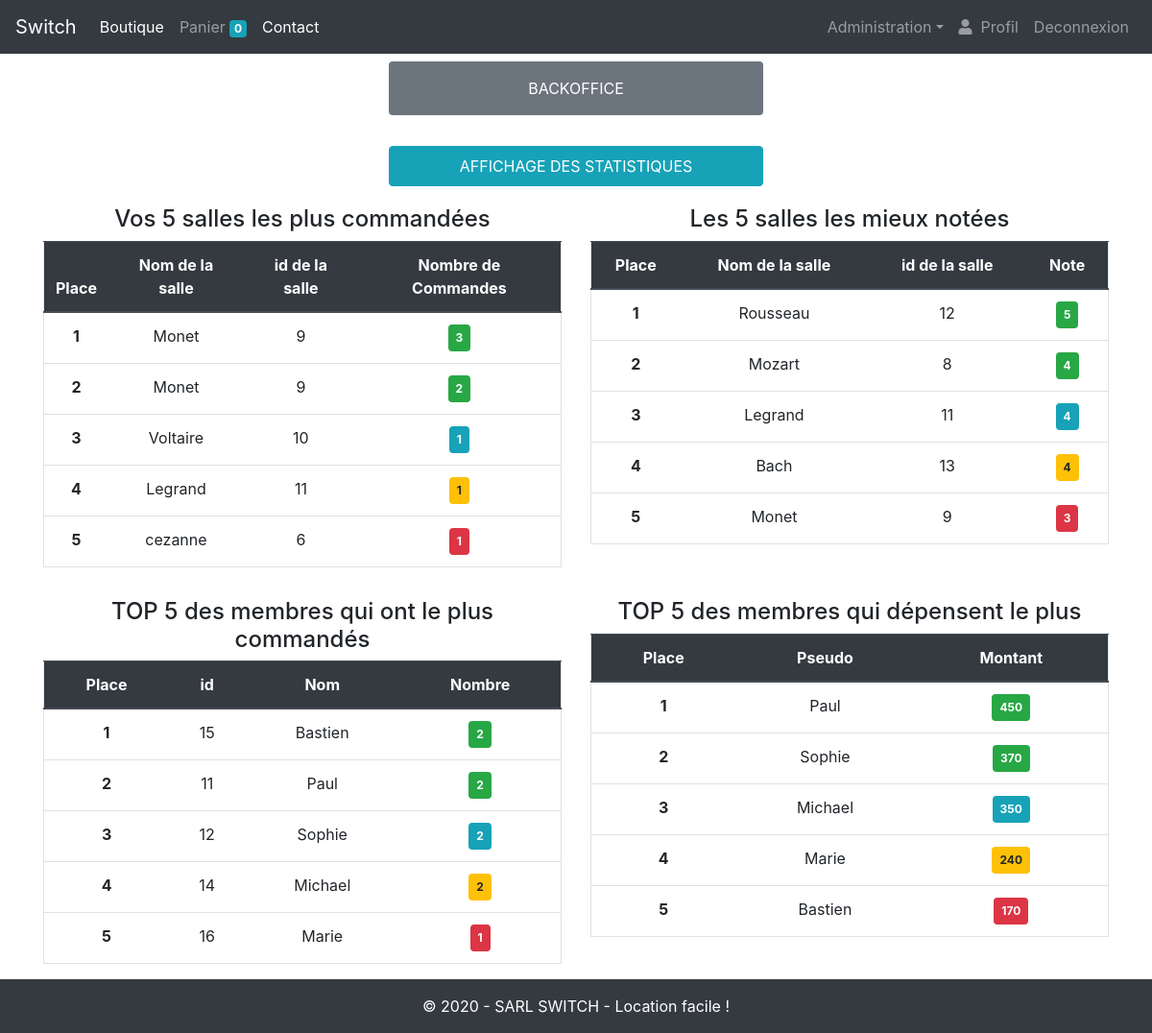
The app's page /admin/gestion_statistique.php?action=affichage (signed in) with its own data.
### tables this page shows
CREATE TABLE IF NOT EXISTS `salle` (
  `id_salle` int(3) NOT NULL AUTO_INCREMENT,
  `titre` varchar(200) DEFAULT NULL,
  `description` text DEFAULT NULL,
  `photo` varchar(200) DEFAULT NULL,
  `pays` varchar(20) DEFAULT NULL,
  `ville` varchar(20) DEFAULT NULL,
  `adresse` varchar(50) DEFAULT NULL,
  `cp` int(5) DEFAULT NULL,
  `capacite` int(3) DEFAULT NULL,
  `categorie` enum('réunion','bureau','formation') NOT NULL,
  PRIMARY KEY (`id_salle`)
);

CREATE TABLE IF NOT EXISTS `membre` (
  `id_membre` int(3) NOT NULL AUTO_INCREMENT,
  `pseudo` varchar(20) NOT NULL,
  `mdp` varchar(60) NOT NULL,
  `nom` varchar(20) NOT NULL,
  `prenom` varchar(20) NOT NULL,
  `email` varchar(50) NOT NULL,
  `civilite` enum('m','f') NOT NULL,
  `statut` int(1) NOT NULL,
  `date_enregistrement` datetime NOT NULL,
  PRIMARY KEY (`id_membre`)
);

### admin/gestion_statistique.php (the view, shortened to what this page needs)
<?php
require_once('../inc/init.inc.php');
require_once('../inc/header.inc.php');
?>
<div><p class="col-md-4 offset-md-4 bg-secondary text-center rounded text-white mt-2 p-3">BACKOFFICE</p></div>
<div><a href="?action=affichage" class="col-md-4 offset-md-4 btn btn-info p-2 mb-1 mt-3">AFFICHAGE DES STATISTIQUES</a></div>
<?php if(isset($_GET['action']) && $_GET['action'] == 'affichage'): ?>
<?php
$dataSalle = $bdd ->query("SELECT id_produit, COUNT(id_produit) AS nombre_de_commande
FROM commande
GROUP BY id_produit ORDER BY COUNT(id_produit) DESC LIMIT 5");
$products = $dataSalle->fetchALL(PDO::FETCH_NUM);
$nom1 = (int)$products[0][0];
$commande1 = (int)$products[0][1];
$nom2 = (int)$products[1][0];
$commande2 = (int)$products[1][1];
$nom3 = (int)$products[2][0];
$commande3 = (int)$products[2][1];
$nom4 = (int)$products[3][0];
$commande4 = (int)$products[3][1];
$nom5 = (int)$products[4][0];
$commande5 = (int)$products[4][1];
$dataSalle2 = $bdd ->query("SELECT salle.titre, salle.id_salle
FROM salle
LEFT JOIN produit
ON  salle.id_salle=produit.id_salle
WHERE produit.id_produit LIKE '$nom1' ");
$test1 = $dataSalle2->fetch(PDO::FETCH_ASSOC);
$dataSalle3 = $bdd ->query("SELECT salle.titre, salle.id_salle
FROM salle
LEFT JOIN produit
ON  salle.id_salle=produit.id_salle
WHERE produit.id_produit LIKE '$nom2' ");
$test2 = $dataSalle3->fetch(PDO::FETCH_ASSOC);
$dataSalle4 = $bdd ->query("SELECT salle.titre, salle.id_salle
FROM salle
LEFT JOIN produit
ON  salle.id_salle=produit.id_salle
WHERE produit.id_produit LIKE '$nom3' ");
$test3 = $dataSalle4->fetch(PDO::FETCH_ASSOC);
$dataSalle5 = $bdd ->query("SELECT salle.titre, salle.id_salle
FROM salle
LEFT JOIN produit
ON  salle.id_salle=produit.id_salle
WHERE produit.id_produit LIKE '$nom4' ");
$test4 = $dataSalle5->fetch(PDO::FETCH_ASSOC);
$dataSalle6 = $bdd ->query("SELECT salle.titre, salle.id_salle
FROM salle
LEFT JOIN produit
ON  salle.id_salle=produit.id_salle
WHERE produit.id_produit LIKE '$nom5' ");
$test5 = $dataSalle6->fetch(PDO::FETCH_ASSOC);
?>
<div class="container mt-3">
<div class="row">
    <div class="col-sm">
        <h4 class="text-center">Vos 5 salles les plus commandées</h4>
        <table class="table table-hover border">
        <thead class="thead-dark">
            <tr class="text-center">
            <th scope="col">Place</th>
            <th scope="col">Nom de la salle</th>
            <th scope="col">id de la salle</th>
            <th scope="col">Nombre de Commandes</th>
            </tr>
        </thead>
        <tbody>
            <tr class="text-center">
            <th scope="row">1</th>
            <td><?php echo "$test1[titre]" ?></td>
            <td><?php echo "$test1[id_salle]" ?></td>
            <td><span class="badge badge-success p-2"><?php echo "$commande1" ?></span></td>
            </tr>
            <tr class="text-center">
            <th scope="row">2</th>
            <td><?php echo "$test2[titre]" ?></td>
            <td><?php echo "$test2[id_salle]" ?></td>
            <td><span class="badge badge-success p-2"><?php echo "$commande2" ?></span></td>
            </tr>
            <tr class="text-center">
            <th scope="row">3</th>
            <td><?php echo "$test3[titre]" ?></td>
            <td><?php echo "$test3[id_salle]" ?></td>
            <td><span class="badge badge-info p-2"><?php echo "$commande3" ?></span></td>
            </tr>
            <tr class="text-center">
            <th scope="row">4</th>
            <td><?php echo "$test4[titre]" ?></td>
            <td><?php echo "$test4[id_salle]" ?></td>
            <td><span class="badge badge-warning p-2"><?php echo "$commande4" ?></span></td>
            </tr>
            <tr class="text-center">
            <th scope="row">5</th>
            <td><?php echo "$test5[titre]" ?></td>
            <td><?php echo "$test5[id_salle]" ?></td>
            <td><span class="badge badge-danger p-2"><?php echo "$commande5" ?></span></td>
            </tr>
        </tbody>
        </table>
    </div>
<?php
$dataSalle2 = $bdd ->query("SELECT avis.id_salle, AVG(avis.note) , salle.titre
FROM avis
LEFT JOIN salle
ON avis.id_salle = salle.id_salle
GROUP BY avis.id_salle ORDER BY AVG(note) DESC LIMIT 5");
$products2 = $dataSalle2->fetchALL(PDO::FETCH_NUM);
$idMnote1 = (string)$products2[0][0];
$noteMnote1 = (int)$products2[0][1];
$nomMnote1 = (string)$products2[0][2];
$idMnote2 = (string)$products2[1][0];
$noteMnote2 = (int)$products2[1][1];
$nomMnote2 = (string)$products2[1][2];
$idMnote3 = (string)$products2[2][0];
$noteMnote3 = (int)$products2[2][1];
$nomMnote3 = (string)$products2[2][2];
$idMnote4 = (string)$products2[3][0];
$noteMnote4 = (int)$products2[3][1];
$nomMnote4 = (string)$products2[3][2];
$idMnote5 = (string)$products2[4][0];
$noteMnote5 = (int)$products2[4][1];
$nomMnote5 = (string)$products2[4][2];
?>
    <div class="col-sm">
        <h4 class="text-center">Les 5 salles les mieux notées</h4>
        <table class="table table-hover border">
        <thead class="thead-dark">
            <tr class="text-center">
            <th scope="col">Place</th>
            <th scope="col">Nom de la salle</th>
            <th scope="col">id de la salle</th>
            <th scope="col">Note</th>
            </tr>
        </thead>
        <tbody>
            <tr class="text-center">
            <th scope="row">1</th>
            <td><?php echo "$nomMnote1" ?></td>
            <td><?php echo "$idMnote1" ?></td>
            <td><span class="badge badge-success p-2"><?php echo "$noteMnote1" ?></span></td>
            </tr>
            <tr class="text-center">
            <th scope="row">2</th>
            <td><?php echo "$nomMnote2" ?></td>
            <td><?php echo "$idMnote2" ?></td>
            <td><span class="badge badge-success p-2"><?php echo "$noteMnote2" ?></span></td>
            </tr>
            <tr class="text-center">
            <th scope="row">3</th>
            <td><?php echo "$nomMnote3" ?></td>
            <td><?php echo "$idMnote3" ?></td>
            <td><span class="badge badge-info p-2"><?php echo "$noteMnote3" ?></span></td>
            </tr>
            <tr class="text-center">
            <th scope="row">4</th>
            <td><?php echo "$nomMnote4" ?></td>
            <td><?php echo "$idMnote4" ?></td>
            <td><span class="badge badge-warning p-2"><?php echo "$noteMnote4" ?></span></td>
            </tr>
            <tr class="text-center">
            <th scope="row">5</th>
            <td><?php echo "$nomMnote5" ?></td>
            <td><?php echo "$idMnote5" ?></td>
            <td><span class="badge badge-danger p-2"><?php echo "$noteMnote5" ?></span></td>
            </tr>
        </tbody>
        </table>
    </div>
</div>
</div>
<?php
$dataSalle3 = $bdd ->query("SELECT membre.id_membre, COUNT(commande.id_membre) , membre.pseudo
FROM membre
LEFT JOIN commande
ON membre.id_membre = commande.id_membre
GROUP BY membre.id_membre ORDER BY COUNT(commande.id_membre) DESC LIMIT 5");
$products3 = $dataSalle3->fetchALL(PDO::FETCH_NUM);
$idMembrePC1 = (string)$products3[0][0];
$noteMemnbrePC1 = (int)$products3[0][1];
$nomMembrePC1 = (string)$products3[0][2];
$idMembrePC2 = (string)$products3[1][0];
$noteMemnbrePC2 = (int)$products3[1][1];
$nomMembrePC2 = (string)$products3[1][2];
$idMembrePC3 = (string)$products3[2][0];
$noteMemnbrePC3 = (int)$products3[2][1];
$nomMembrePC3 = (string)$products3[2][2];
$idMembrePC4 = (string)$products3[3][0];
$noteMemnbrePC4 = (int)$products3[3][1];
$nomMembrePC4 = (string)$products3[3][2];
$idMembrePC5 = (string)$products3[4][0];
$noteMemnbrePC5 = (int)$products3[4][1];
$nomMembrePC5 = (string)$products3[4][2];
?>
<div class="container mt-3">
<div class="row">
    <div class="col-sm">
        <h4 class="text-center">TOP 5 des membres qui ont le plus commandés</h4>
        <table class="table table-hover border">
        <thead class="thead-dark">
            <tr class="text-center">
            <th scope="col">Place</th>
            <th scope="col">id</th>
            <th scope="col">Nom </th>
            <th scope="col">Nombre </th>
            </tr>
        </thead>
        <tbody>
            <tr class="text-center">
            <th scope="row">1</th>
            <td><?php echo "$idMembrePC1" ?></td>
            <td><?php echo "$nomMembrePC1" ?></td>
            <td><span class="badge badge-success p-2"><?php echo "$noteMemnbrePC1" ?></span></td>
            </tr>
            <tr class="text-center">
            <th scope="row">2</th>
            <td><?php echo "$idMembrePC2" ?></td>
            <td><?php echo "$nomMembrePC2" ?></td>
            <td><span class="badge badge-success p-2"><?php echo "$noteMemnbrePC2" ?></span></td>
            </tr>
            <tr class="text-center">
            <th scope="row">3</th>
            <td><?php echo "$idMembrePC3" ?></td>
            <td><?php echo "$nomMembrePC3" ?></td>
            <td><span class="badge badge-info p-2"><?php echo "$noteMemnbrePC3" ?></span></td>
            </tr>
            <tr class="text-center">
            <th scope="row">4</th>
            <td><?php echo "$idMembrePC4" ?></td>
            <td><?php echo "$nomMembrePC4" ?></td>
            <td><span class="badge badge-warning p-2"><?php echo "$noteMemnbrePC4" ?></span></td>
            </tr>
            <tr class="text-center">
            <th scope="row">5</th>
            <td><?php echo "$idMembrePC5" ?></td>
            <td><?php echo "$nomMembrePC5" ?></td>
            <td><span class="badge badge-danger p-2"><?php echo "$noteMemnbrePC5" ?></span></td>
            </tr>
        </tbody>
        </table>
    </div>
<?php
$dataSalle4 = $bdd ->query("SELECT membre.pseudo,  SUM(produit.prix)
FROM commande
LEFT JOIN produit
ON commande.id_produit = produit.id_produit
LEFT JOIN membre
ON commande.id_membre = membre.id_membre
GROUP BY commande.id_membre ORDER BY SUM(produit.prix) DESC LIMIT 5");
$products5 = $dataSalle4->fetchALL(PDO::FETCH_NUM);
$pseudoDepense1 = (string)$products5[0][0];
$montantDepense1 = (int)$products5[0][1];
$pseudoDepense2 = (string)$products5[1][0];
$montantDepense2 = (int)$products5[1][1];
$pseudoDepense3 = (string)$products5[2][0];
$montantDepense3 = (int)$products5[2][1];
$pseudoDepense4 = (string)$products5[3][0];
$montantDepense4 = (int)$products5[3][1];
$pseudoDepense5 = (string)$products5[4][0];
$montantDepense5 = (int)$products5[4][1];
?>
    <div class="col-sm">
        <h4 class="text-center">TOP 5 des membres qui dépensent le plus</h4>
        <table class="table table-hover border">
        <thead class="thead-dark">
            <tr class="text-center">
            <th scope="col">Place</th>
            <th scope="col">Pseudo</th>
            <th scope="col">Montant</th>
            </tr>
        </thead>
        <tbody>
            <tr class="text-center">
            <th scope="row">1</th>
            <td><?php echo "$pseudoDepense1" ?></td>
            <td><span class="badge badge-success p-2"><?php echo "$montantDepense1" ?></span></td>
            </tr>
            <tr class="text-center">
            <th scope="row">2</th>
            <td><?php echo "$pseudoDepense2" ?></td>
            <td><span class="badge badge-success p-2"><?php echo "$montantDepense2" ?></span></td>
            </tr>
            <tr class="text-center">
            <th scope="row">3</th>
            <td><?php echo "$pseudoDepense3" ?></td>
            <td><span class="badge badge-info p-2"><?php echo "$montantDepense3" ?></span></td>
            </tr>
            <tr class="text-center">
            <th scope="row">4</th>
            <td><?php echo "$pseudoDepense4" ?></td>
            <td><span class="badge badge-warning p-2"><?php echo "$montantDepense4" ?></span></td>
            </tr>
            <tr class="text-center">
            <th scope="row">5</th>
            <td><?php echo "$pseudoDepense5" ?></td>
            <td><span class="badge badge-danger p-2"><?php echo "$montantDepense5" ?></span></td>
            </tr>
        </tbody>
        </table>
    </div>
</div>
</div>
<?php endif; ?>
</main>
<?php
require_once('../inc/footer.inc.php');

### records on screen
salle: titre "Monet", id_salle "9"
salle: titre "Voltaire", id_salle "10"
salle: titre "Legrand", id_salle "11"
salle: titre "cezanne", id_salle "6"
membre: id_membre "15", pseudo "Bastien"
membre: id_membre "11", pseudo "Paul"
membre: id_membre "12", pseudo "Sophie"
membre: id_membre "14", pseudo "Michael"
membre: id_membre "16", pseudo "Marie"

### other values on screen
$nbProduct "0"
$commande1 "3"
$commande2 "2"
$commande3 "1"
$commande4 "1"
$commande5 "1"
$nomMnote1 "Rousseau"
$idMnote1 "12"
$noteMnote1 "5"
$nomMnote2 "Mozart"
$idMnote2 "8"
$noteMnote2 "4"
$nomMnote3 "Legrand"
$idMnote3 "11"
$noteMnote3 "4"
